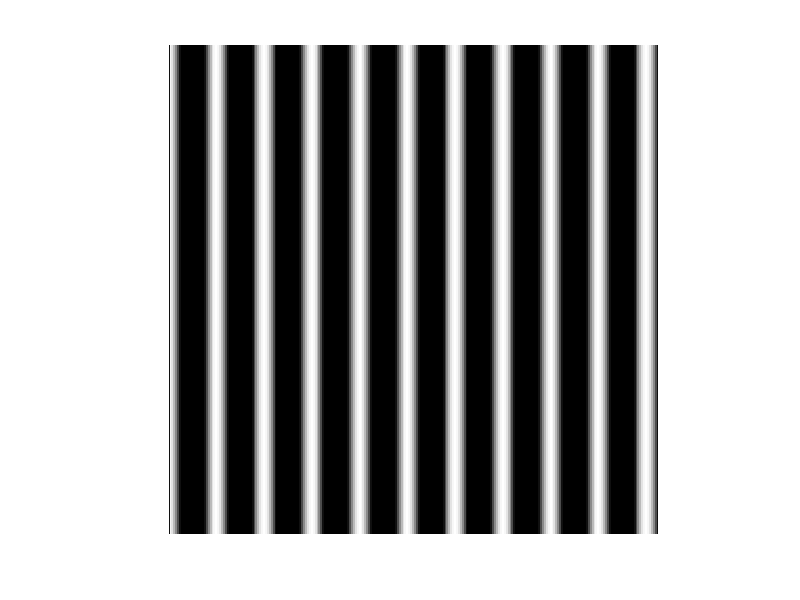

Source code (MATLAB): (Note: this script raises an error after producing the figure.)
[X, Y] = meshgrid(1:256);

% Construct 2D sine wave
freq = 2*pi*0.04;
ang = pi * 0;
phase = pi * 0;
sinf = cos(freq*(cos(ang)*X+sin(ang)*Y) + phase);
figure;imshow(sinf)

F = dft2(sinf);
F = fftshift(F);
figure;imshow(log(abs(F)),[-1 5])

% Construct rect
rect_ang = 0;
rect_width = 1;
rect_r = 4;
rect_center = [0, 0];
rect = zeros(256, 256);
rect(128-rect_width*rect_r/2:128+rect_width*rect_r/2, 128-rect_width/2:128+rect_width/2)=1;
rect=rect(1:256, 1:256);
rect = imrotate(rect, rect_ang, 'bicubic', 'crop');
rect = imtranslate(rect,rect_center);
figure;imshow(rect)

% Construct Gauss
gauss_std = 20;
gauss = exp(-((X-128).^2+(Y-128).^2)/(2*gauss_std^2));
figure;imshow(gauss)

